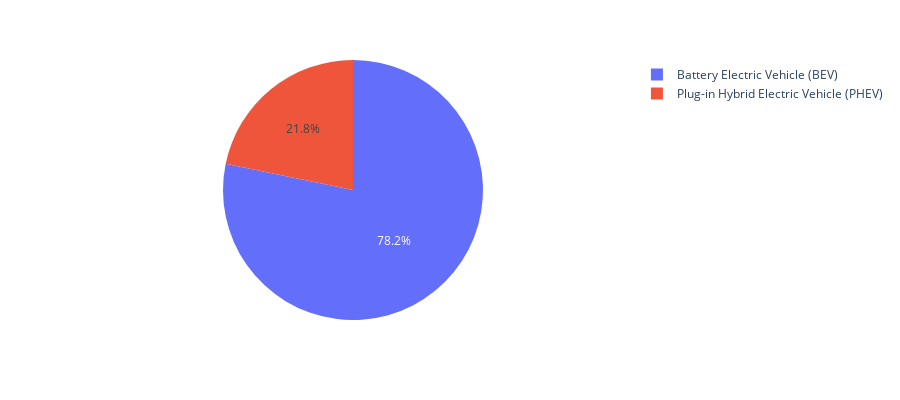

Notebook code cell kept with this figure:
### Markdown cell above
#### Percentage of BEV vs PHEV by Country

### Code cell
Vehicle_type = list(ev.groupby('Electric_Vehicle _Type').count()['County'].index)
values = ev.groupby('Electric_Vehicle _Type').count()['County'].values

px.pie(names=Vehicle_type,values=values,height=400)

### Figure 1 — Plotly figure (JSON) as saved in the notebook; plotly's stock layout.template omitted (floating-point values rounded to 4 significant figures)
{"data": [{"domain": {"x": [0, 1], "y": [0, 1]}, "hovertemplate": "label=%{label}<br>value=%{value}<extra></extra>", "labels": ["Battery Electric Vehicle (BEV)", "Plug-in Hybrid Electric Vehicle (PHEV)"], "legendgroup": "", "name": "", "showlegend": true, "type": "pie", "values": [141970, 39485]}], "layout": {"height": 400, "legend": {"tracegroupgap": 0}, "margin": {"t": 60}}}
